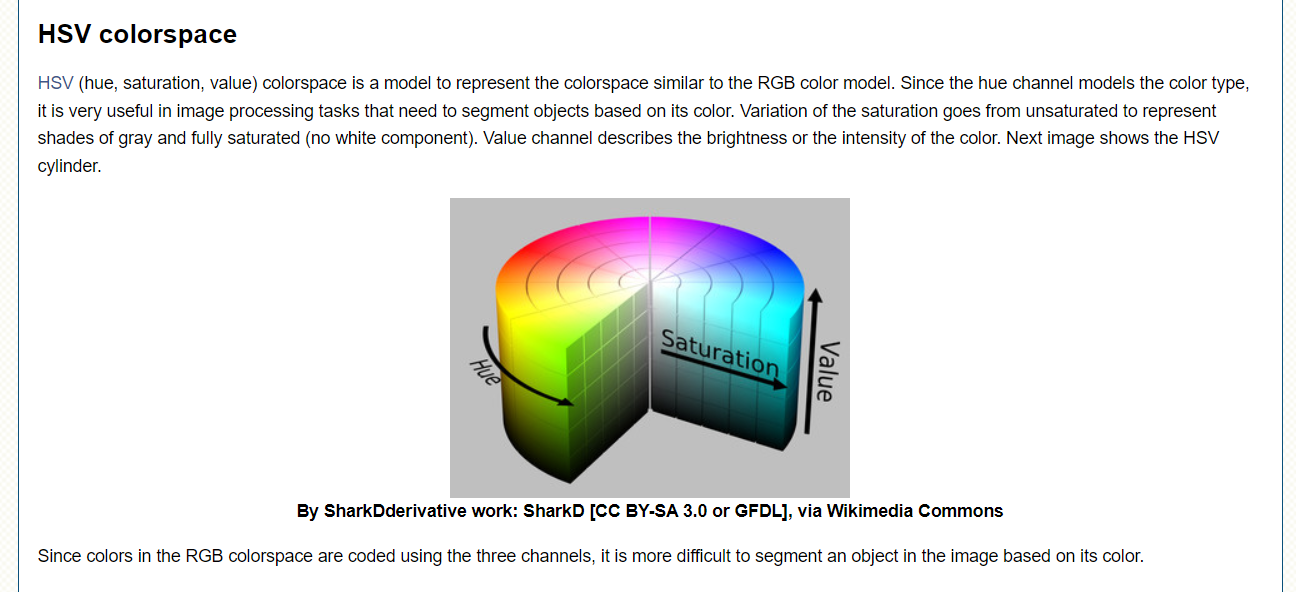
#> input picture modules/ball_detection/Sandbox/img.png, 1296 x 592 px, given in place of the camera
$ python t_FilterColorEditor.py
#> lines starting #> are read from the running program, lines starting #| are printed output that depends on the picture; after the words box and inside, x2 and y2 are one past the last pixel; in counts of white or black regions, pixels touching at a corner belong together
### modules/ball_detection/FilterColorEditor.py
import cv2
import numpy as np


class FilterColorEditor:
    def __init__(self, video_feed=None, params=None):
        # If no custom params are given, default ones are assigned
        if params is None:
            params = {"lower": np.array([55, 158, 77]), "upper": np.array([128, 255, 255])}
        self._lower = params["lower"]
        self._upper = params["upper"]

        self._hue_min = self._lower[0]
        self._hue_max = self._upper[0]

        self._sat_min = self._lower[1]
        self._sat_max = self._upper[1]

        self._val_min = self._lower[2]
        self._val_max = self._upper[2]

        self._video_feed = cv2.VideoCapture(0) if video_feed is None else video_feed

    # [9 lines left out: function update_params, not called in this run]

    def get_params(self):
        return {"upper": self._upper, "lower": self._lower}

    # [4 lines left out: function set_params, not called in this run]

    def open_editor(self):
        print("\n < COLOR EDITOR > \n")
        print("Press <ESC> to exit")

        def empty(x):
            pass

        cv2.namedWindow("TrackBars : Color filter")
        cv2.resizeWindow("TrackBars : Color filter", 640, 290)
        cv2.createTrackbar("Hue Min", "TrackBars : Color filter", self._hue_min, 179, empty)
        cv2.createTrackbar("Hue Max", "TrackBars : Color filter", self._hue_max, 179, empty)
        cv2.createTrackbar("Sat Min", "TrackBars : Color filter", self._sat_min, 255, empty)
        cv2.createTrackbar("Sat Max", "TrackBars : Color filter", self._sat_max, 255, empty)
        cv2.createTrackbar("Val Min", "TrackBars : Color filter", self._val_min, 255, empty)
        cv2.createTrackbar("Val Max", "TrackBars : Color filter", self._val_max, 255, empty)

        while True:

            success, img = self._video_feed.read()
#> img is the input picture: shape (592, 1296, 3); mean B, G, R 231.2, 232.8, 231.4
            img = cv2.flip(img, 1)
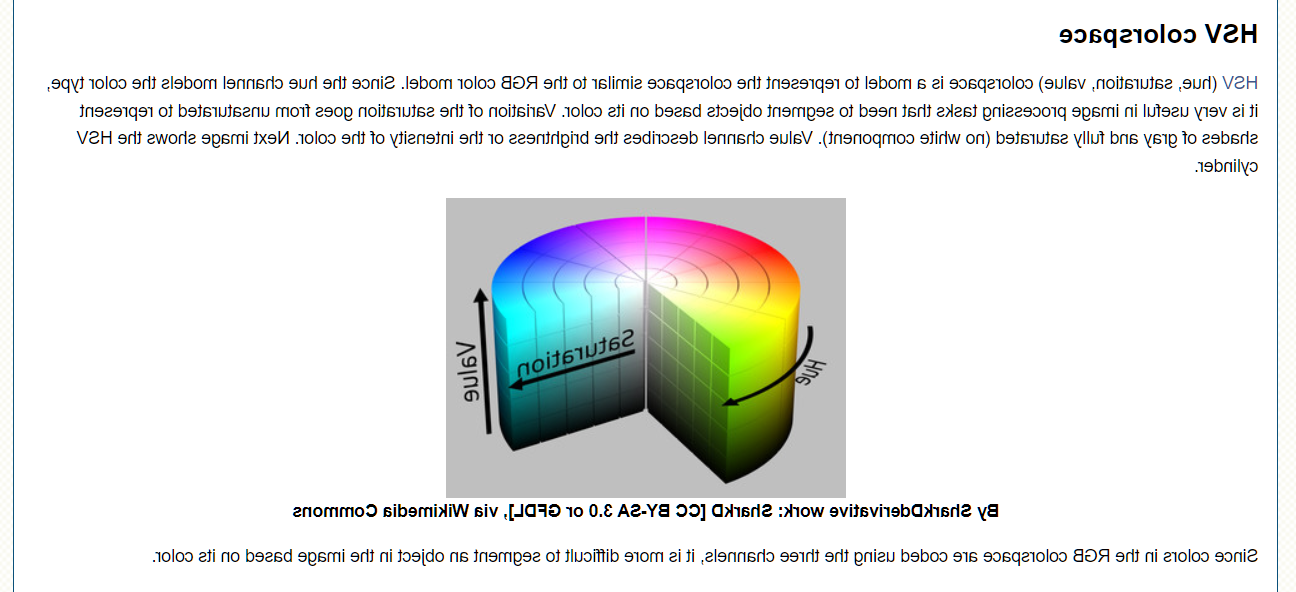
#> img: shape (592, 1296, 3); mean B, G, R 231.2, 232.8, 231.4
            img_copy = img.copy()
            img_hsv = cv2.cvtColor(img_copy, cv2.COLOR_BGR2HSV)
#> img_hsv: shape (592, 1296, 3); mean H, S, V 10.5, 20.8, 238

            # Get the position of the tracker
            self._hue_min = cv2.getTrackbarPos("Hue Min", "TrackBars : Color filter")
            self._hue_max = cv2.getTrackbarPos("Hue Max", "TrackBars : Color filter")
            self._sat_min = cv2.getTrackbarPos("Sat Min", "TrackBars : Color filter")
            self._sat_max = cv2.getTrackbarPos("Sat Max", "TrackBars : Color filter")
            self._val_min = cv2.getTrackbarPos("Val Min", "TrackBars : Color filter")
            self._val_max = cv2.getTrackbarPos("Val Max", "TrackBars : Color filter")

            # Update upper and lower attributes
            self._upper = np.array([self._hue_max, self._sat_max, self._val_max])
            self._lower = np.array([self._hue_min, self._sat_min, self._val_min])

            # Generating image mask
            mask = cv2.inRange(img_hsv, self._lower, self._upper)
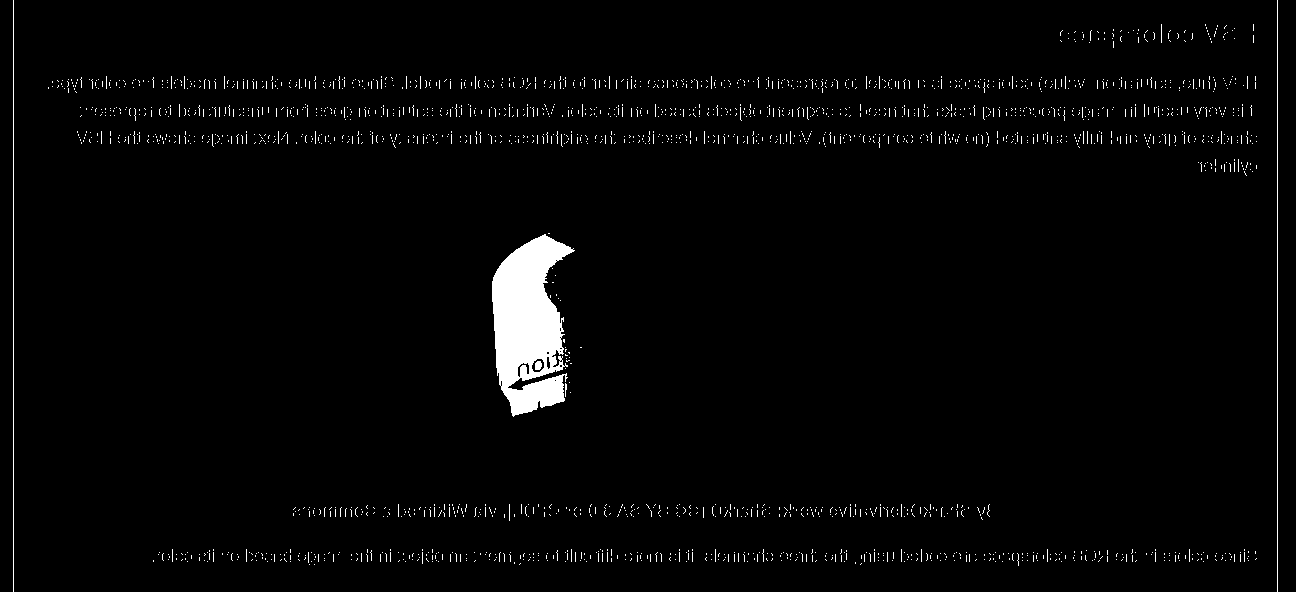
#> mask: shape (592, 1296); 2.3% white; 2212 white regions (2207 under 20 px), largest, box (x1, y1, x2, y2) and area: (492, 234, 575, 417) 9639, (13, 0, 14, 592) 592, (1277, 0, 1278, 592) 592, (535, 361, 542, 370) 54, (565, 383, 567, 397) 20

            # Showing mask
            cv2.imshow("Mask", mask)

            # Press <ESC> to exit
            if cv2.waitKey(1) == 27:
                # Closing windows
#> (key Esc is pressed here)
                cv2.destroyAllWindows()
                # Closing camera
                self._video_feed.release()

                # Returning parameters
                params = self.get_params()
                return params

### test/t_FilterColorEditor.py
import sys
import os
MODULES_DIR = os.path.dirname(os.path.dirname(os.path.abspath(__file__)))
sys.path.insert(1, MODULES_DIR)

from modules.ball_detection import FilterColorEditor
import cv2

cap = cv2.VideoCapture(0)
filter = FilterColorEditor(video_feed=cap)
params = filter.open_editor()
